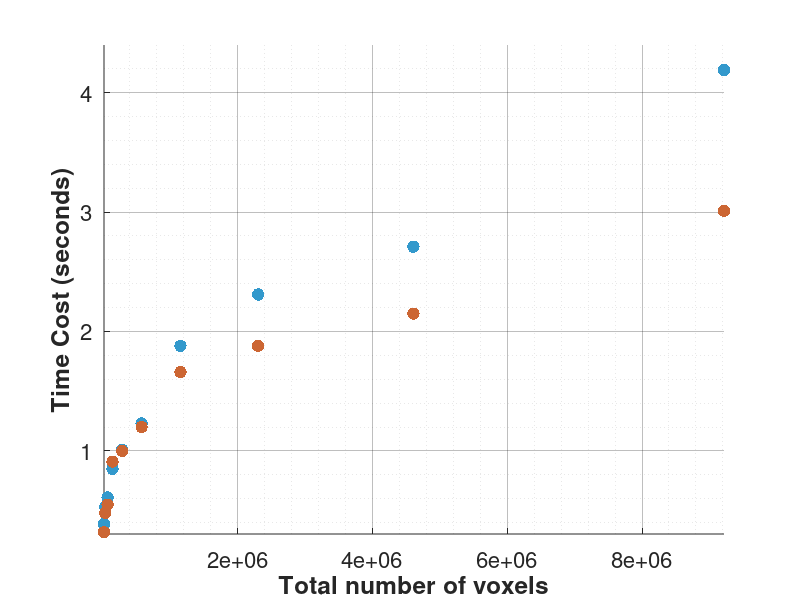

MATLAB code for this plot: (Note: this script raises an error after producing the figure.)
load time_result.mat;
% 创建图形窗口
f2 = figure('Position', [100, 100, 800, 600]); % 设置图形大小

% 绘制散点图
h1 = scatter(result(:,2), result(:,3), 80, 'filled', 'MarkerFaceColor', [0.2, 0.6, 0.8], 'MarkerEdgeColor', 'none');
hold on;
h2 = scatter(result(:,2), result(:,4), 80, 'filled', 'MarkerFaceColor', [0.8, 0.4, 0.2], 'MarkerEdgeColor', 'none');

% 设置坐标轴属性
xlabel('Total number of voxels', 'FontSize', 18, 'FontWeight', 'bold');
ylabel('Time Cost (seconds)', 'FontSize', 18, 'FontWeight', 'bold');

% 设置坐标轴范围和刻度
x_min = min(result(:,2));
x_max = max(result(:,2));
y_min = min(min(result(:,3)), min(result(:,4)));
y_max = max(max(result(:,3)), max(result(:,4)));

xlim([x_min, x_max]);
ylim([y_min * 0.95, y_max * 1.05]); % 留出一些边距

% 网格和背景
grid on;
grid minor;
set(gca, 'GridAlpha', 0.3);
set(gca, 'MinorGridAlpha', 0.1);
set(gca, 'FontSize', 16);

% 如果数据点较多，添加对数拟合趋势线
if size(result,1) > 2
    % 对数拟合：y = a * log(x) + b
    % 方法1：直接对数拟合
    log_fit1 = fit(log(result(:,2)), result(:,3), 'poly1');
    log_fit2 = fit(log(result(:,2)), result(:,4), 'poly1');
    
    % 方法2：使用多项式拟合对数关系（更稳定的方法）
    % 创建对数坐标
    log_x = log(result(:,2));
    
    % 确保没有负数或零（对数需要正数）
    if all(result(:,2) > 0)
        % 使用线性拟合对数关系：y = p(1)*log(x) + p(2)
        p1_log = polyfit(log_x, result(:,3), 1);
        p2_log = polyfit(log_x, result(:,4), 1);
        
        % 创建拟合曲线数据（对数空间）
        x_fit = linspace(x_min, x_max, 100);
        y_fit1 = p1_log(1) * log(x_fit) + p1_log(2);
        y_fit2 = p2_log(1) * log(x_fit) + p2_log(2);
        
        % 绘制趋势线并创建图例句柄
        h3 = plot(x_fit, y_fit1, '--', 'Color', [0.2, 0.6, 0.8], 'LineWidth', 2);
        h4 = plot(x_fit, y_fit2, '--', 'Color', [0.8, 0.4, 0.2], 'LineWidth', 2);
        
        % 使用归一化坐标精确控制图例位置
        legend([h1, h2, h3, h4], ...
               'SIVT', 'Spherical Trigonometry', ...
               'SIVT Log Fit', 'Spherical Trigonometry Log Fit', ...
               'Location', 'northwest', 'FontSize', 16);
    else
        % 如果数据包含非正数，使用警告并跳过拟合
        warning('数据包含非正数，无法进行对数拟合');
        legend([h1, h2], 'SIVT', 'Spherical Trigonometry', ...
               'Location', 'northwest', 'FontSize', 16);
    end
else
    % 如果没有足够的数据点，使用原始图例
    legend([h1, h2], 'SIVT', 'Spherical Trigonometry', ...
           'Location', 'northwest', 'FontSize', 16);
end

% 设置图形框线
box on;

% 设置图形背景
set(gcf, 'Color', 'white');
set(gca, 'Color', [0.98, 0.98, 0.98]);

hold off;
exportgraphics(f2,'figure2.png','Resolution',600);
